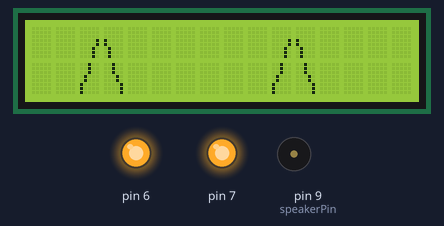
A sketch run on a simulated Arduino Uno, built with avr-gcc and run on an emulated ATmega328P. Shown: 16×2 character LCD, output pins drawn as LEDs (lit = HIGH), buzzer (waves = sounding). The local clock reads 2024-03-15 10:24:30 at power-on unless the sketch sets it; what the sketch prints to the serial monitor is not drawn.

Above: at 2.2 s.
Timing chart, 0 to 3.7 s (numbered marks = the images above):
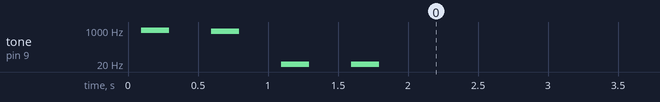

The sketch:

FoxBox.ino
```cpp
#include <Wire.h> // Library for I2C communication
#include <LiquidCrystal_I2C.h> // Library for LCD
#include <RTClib.h>

//LCD stuff
LiquidCrystal_I2C lcd = LiquidCrystal_I2C(0x27, 16, 2);


// animaiton vars
int eyeStart = 3;
int eyeEnd = 4;

//time shit
unsigned long prevMs = 0;
unsigned long curMs = 0;

//rtc
RTC_DS3231 rtc;

// time vars
int hour = 3600000;
int halfHour = 1800000;
int minute = 60000;
int halfMinute = 30000;
const byte seconds = 0;
const byte minutes = 0;
const byte hours = 16;
const byte day = 15;
const byte month = 6;
const byte year = 15;

// Time Tirggers

int Lunch = 12;
int water = 45;
int quote1 = 10;
int quote2 = 13;
int quote3 = 16;

// sounds
int speakerPin = 9;
int numTones = 4;
int chirp[] = {990, 880};

//debug
int countDisp = 0;

// Custom Characters
byte eyeBR[] = {
  B00100,
  B00100,
  B00100,
  B01000,
  B01000,
  B10000,
  B10000,
  B10000
};

byte eyeBL[] = {
  B00100,
  B00100,
  B00100,
  B00010,
  B00010,
  B00001,
  B00001,
  B00001
};

byte eyeTL[] = {
  B00000,
  B00000,
  B00000,
  B10000,
  B10000,
  B01000,
  B01000,
  B01000
};

byte eyeTR[] = {
  B00000,
  B00000,
  B00000,
  B00001,
  B00001,
  B00010,
  B00010,
  B00010
};

//let set shit up
void setup() {


  pinMode(7, OUTPUT);
  digitalWrite(7, HIGH);
  pinMode(6, OUTPUT);
  digitalWrite(6, HIGH);
  lcd.init();
  lcd.backlight();
  lcd.createChar(1, eyeTR);
  lcd.createChar(2, eyeTL);
  lcd.createChar(3, eyeBR);
  lcd.createChar(4, eyeBL);

  // initialize RTC
  if (!rtc.begin()) {
    Serial.println("ERROR");
    return;
  }

  if (rtc.lostPower()) {
    Serial.println("RTC lost power, let's set the time!");
    rtc.adjust(DateTime(F(__DATE__), F(__TIME__)));
  }

  // Set the time
  DateTime now = rtc.now();
  Serial.begin(9600);
  foxChirp();

}

//loop stuff
void loop() {
  DateTime now = rtc.now();

  //EYES
  eyeStatic();
//  if (now.minute() % 3) {
//    eyeIdle();
//  }

  //WATER
  if (now.minute() == water){
    lcd.clear();
    lcd.setCursor(1,0);
    lcd.print("Hey! You should ");
    lcd.setCursor(2,1);
    lcd.print("Drink water!!");
    foxChirp();
    delay(50000);
    lcd.clear();
    }


  if (now.hour() == 1 && now.minute() == 56) {

  }
  timeSerials();

}

// FUNctions
void eye() {
  lcd.setCursor(eyeStart, 0);
  lcd.write(byte(1));
  lcd.setCursor(eyeEnd, 0);
  lcd.write(byte(2));
  lcd.setCursor(eyeStart, 1);
  lcd.write(byte(3));
  lcd.setCursor(eyeEnd, 1);
  lcd.write(byte(4));
}

void eyeStatic() {
  eyeStart = 2;
  eyeEnd = 3;
  eye();
  eyeStart = 10;
  eyeEnd = 11;
  eye();
}


void eyeIdle() {
  for (int i = 0; i < 5; i++) {
    eyeStart = 2;
    eyeEnd = 3;
    eye();
    eyeStart = 10;
    eyeEnd = 11;
    eye();
    delay(1000);
    lcd.clear();
    eyeStart = 3;
    eyeEnd = 4;
    eye();
    eyeStart = 11;
    eyeEnd = 12;
    eye();
    delay(1000);
    lcd.clear();

  }
}

void foxChirp() {

  for (int i = 0; i < numTones; i++)
  {
    tone(speakerPin, chirp[i], 200);
    delay(500);
  }

}

void timeSerials() {
  DateTime now = rtc.now();
  Serial.print(now.year(), DEC);
  Serial.print('/');
  Serial.print(now.month(), DEC);
  Serial.print('/');
  Serial.print(now.day(), DEC);
  Serial.print(" (");
  Serial.print(now.hour(), DEC);
  Serial.print(':');
  Serial.print(now.minute(), DEC);
  Serial.print(':');
  Serial.print(now.second(), DEC);
  Serial.print(" )");
  Serial.println();

}

void whoah() {
  Serial.print ("whoah");
  delay(1000);
}
```
